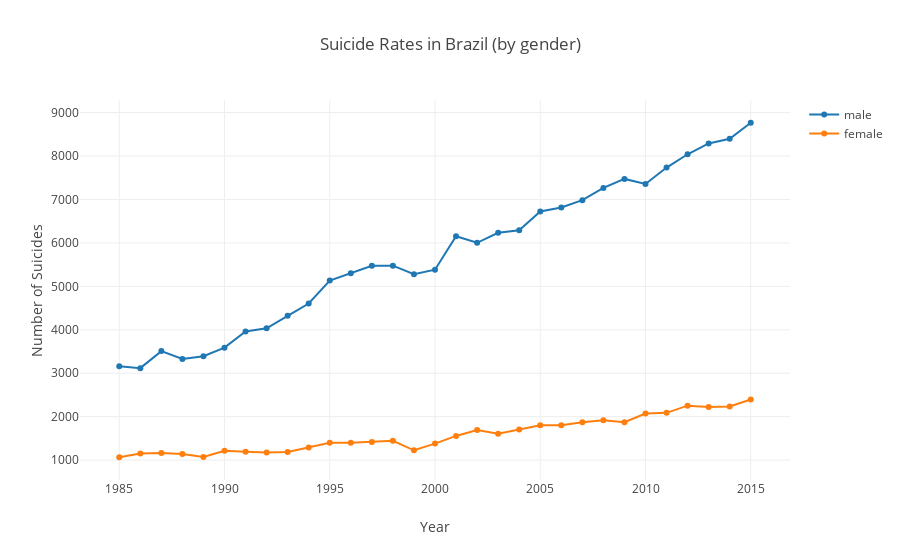

This figure's notebook cell:
### Code cell
trace1 = go.Scatter(x=years,
                    y=ay1,
                    mode='lines+markers',
                    name='male')

trace2 = go.Scatter(x=years,
                    y=ay2,
                    mode='lines+markers',
                    name='female')
traces = [trace1, trace2]
layout = dict(title='Suicide Rates in Brazil (by gender)', xaxis=dict(title='Year'), yaxis=dict(title='Number of Suicides'))
fig = dict(data=traces, layout=layout)
iplot(fig)

### Figure 1 — Plotly figure (JSON) as saved in the notebook; plotly's stock layout.template omitted (floating-point values rounded to 4 significant figures)
{"data": [{"mode": "lines+markers", "name": "male", "type": "scatter", "uid": "24965ab5-b4fb-41d6-b2d7-c9d9d7c239ed", "x": [1985, 1986, 1987, 1988, 1989, 1990, 1991, 1992, 1993, 1994, 1995, 1996, 1997, 1998, 1999, 2000, 2001, 2002, 2003, 2004, 2005, 2006, 2007, 2008, 2009, 2010, 2011, 2012, 2013, 2014, 2015, 1985, 1986, 1987, 1988, 1989, 1990, 1991, 1992, 1993, 1994, 1995, 1996, 1997, 1998, 1999, 2000, 2001, 2002, 2003, 2004, 2005, 2006, 2007, 2008, 2009, 2010, 2011, 2012, 2013, 2014, 2015], "y": [3162, 3117, 3509, 3327, 3392, 3589, 3961, 4033, 4321, 4605, 5135, 5300, 5474, 5477, 5281, 5383, 6153, 6003, 6234, 6292, 6725, 6817, 6984, 7266, 7473, 7356, 7734, 8041, 8290, 8398, 8766]}, {"mode": "lines+markers", "name": "female", "type": "scatter", "uid": "98f90c72-62d9-4304-acb7-cec8f5488f3b", "x": [1985, 1986, 1987, 1988, 1989, 1990, 1991, 1992, 1993, 1994, 1995, 1996, 1997, 1998, 1999, 2000, 2001, 2002, 2003, 2004, 2005, 2006, 2007, 2008, 2009, 2010, 2011, 2012, 2013, 2014, 2015, 1985, 1986, 1987, 1988, 1989, 1990, 1991, 1992, 1993, 1994, 1995, 1996, 1997, 1998, 1999, 2000, 2001, 2002, 2003, 2004, 2005, 2006, 2007, 2008, 2009, 2010, 2011, 2012, 2013, 2014, 2015], "y": [1066, 1154, 1163, 1139, 1071, 1214, 1195, 1174, 1187, 1291, 1401, 1398, 1417, 1445, 1226, 1380, 1557, 1694, 1605, 1703, 1804, 1801, 1871, 1918, 1873, 2073, 2088, 2254, 2223, 2233, 2397]}], "layout": {"title": {"text": "Suicide Rates in Brazil (by gender)"}, "xaxis": {"title": {"text": "Year"}}, "yaxis": {"title": {"text": "Number of Suicides"}}}}
